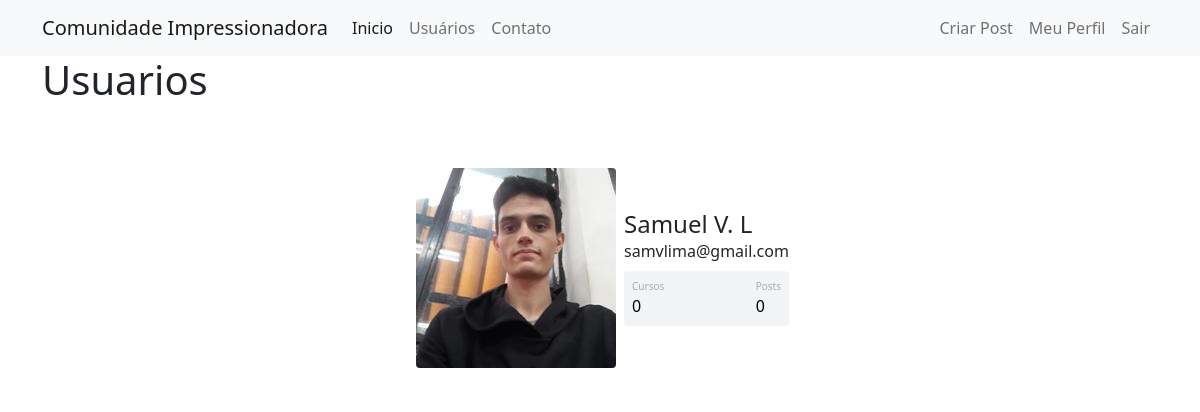
The app's page /lista-usuarios (signed in), older data.
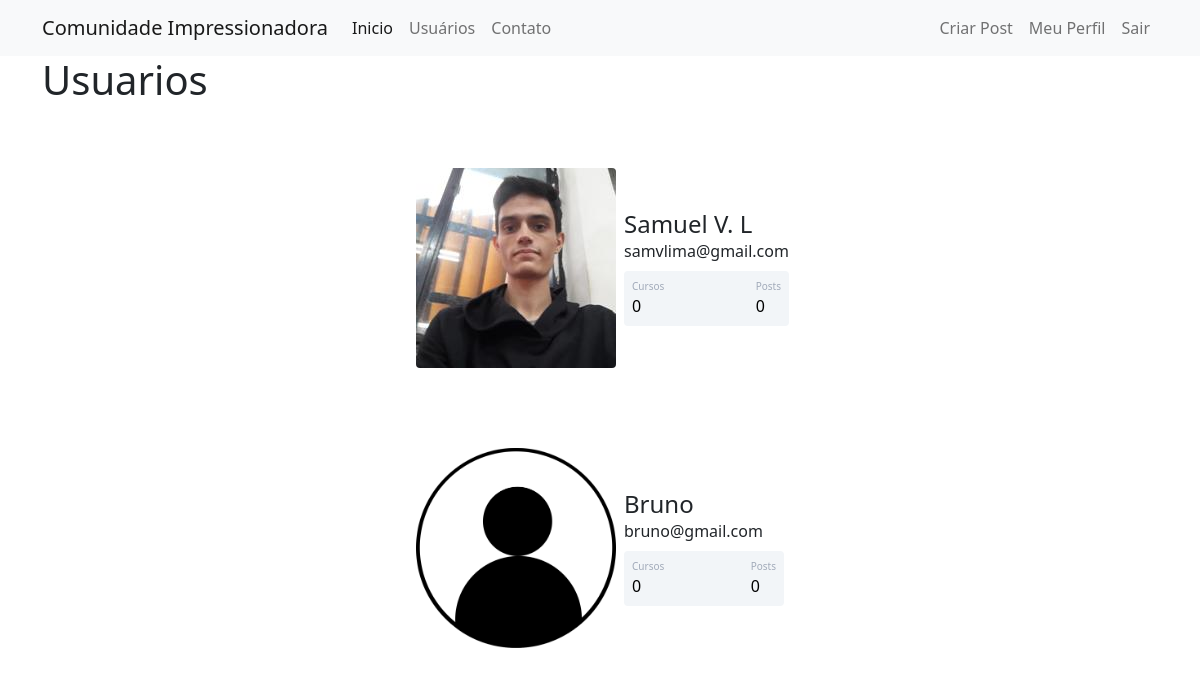
The same page, newer data.
### comunidadeimpressionadora/models.py (models this page shows)
class User(database.Model, UserMixin):
    id = database.Column(database.Integer, primary_key=True)
    username = database.Column(database.String, nullable=False)
    email = database.Column(database.String, nullable=False, unique=True)
    password = database.Column(database.String, nullable=False)
    user_photo = database.Column(database.String, default='default.jpg', nullable=False)
    posts = database.relationship('Post', backref='owner', lazy=True)
    courses = database.Column(database.String, nullable=False, default='Não informado')

### comunidadeimpressionadora/routes.py (the view)
@app.route("/lista-usuarios")
@login_required
def users():
    lista_usuarios = User.query.all()
    return render_template('usuarios.html', lista_usuarios=lista_usuarios)

### comunidadeimpressionadora/models.py (called while the page is built)
@login_manager.user_loader
def load_user(id_user):
    return User.query.get(int(id_user))

### comunidadeimpressionadora/templates/usuarios.html (shortened to what this page needs)
{% extends 'base.html' %}
{% block body %}
    <div class="container">
        <h1>Usuarios</h1>
        {% for usuario in lista_usuarios%}
            <div class="container mt-5 d-flex justify-content-center">
                <div class="card p-3">
                    <div class="d-flex align-items-center">
                            <div class="image pe-2"> <img src="{{url_for('static', filename='imgs_perfil/{}'.format(usuario.user_photo))}}" class="rounded" width="200"> </div>
                            <div class="ml-3 w-100">
                                <h4 class="mb-0 mt-0">{{usuario.username}}</h4> <span>{{usuario.email}}</span>
                                <div class="p-2 mt-2 bg-primary d-flex justify-content-between rounded text-white stats">
                                    {% if 'Não informado' in usuario.courses %}
                                        <div class="d-flex flex-column"> <span class="articles">Cursos</span> <span class="number1">0</span> </div>
                                    {% else %}
                                        <div class="d-flex flex-column"> <span class="articles">Cursos</span> <span class="number1">{{usuario.courses.count(';') + 1}}</span> </div>
                                    {% endif %}
                                    <div class="d-flex flex-column"> <span class="rating">Posts</span> <span class="number3">0</span> </div>
                                </div>
                            </div>
                    </div>
                </div>
            </div>
        {% endfor %}
    </div>
{% endblock %}

### comunidadeimpressionadora/templates/base.html (shortened to what this page needs)
<!DOCTYPE html>
<html lang="en">
<head>
    <link href="https://cdn.jsdelivr.net/npm/bootstrap@5.1.3/dist/css/bootstrap.min.css" rel="stylesheet">
    <link rel="stylesheet" type="text/css" href="{{url_for('static',filename='main.css')}}">
</head>
<body>
    {% include 'navbar.html'%}
    {% block body %}
    {% endblock %}
</body>
</html>

### comunidadeimpressionadora/templates/navbar.html (shortened to what this page needs)
<nav class="navbar navbar-expand-lg navbar-light bg-light">
  <div class="container-fluid container">
    <a class="navbar-brand" href="{{url_for('home')}}">Comunidade Impressionadora</a>
    <div class="collapse navbar-collapse" id="navbarSupportedContent">
      <ul class="navbar-nav me-auto mb-2 mb-lg-0">
        <li class="nav-item">
          <a class="nav-link active" aria-current="page" href="{{url_for('home')}}">Inicio</a>
        </li>
        <li class="nav-item">
          <a class="nav-link" href="{{url_for('users')}}">Usuários</a>
        </li>
        <li class="nav-item">
          <a class="nav-link" href="{{url_for('contact')}}">Contato</a>
        </li>
      </ul>
      <ul class="navbar-nav d-flex">
        {% if current_user.is_authenticated %}
            <li class="nav-item">
              <a class="nav-link" href="{{ url_for('create_post') }}">Criar Post</a>
            </li>
            <li class="nav-item">
              <a class="nav-link" href="{{ url_for('perfil') }}">Meu Perfil</a>
            </li>
            <li class="nav-item">
              <a class="nav-link" href="{{ url_for('logout') }}">Sair</a>
            </li>
        {% endif %}
      </ul>
    </div>
  </div>
</nav>

### comunidadeimpressionadora/static/main.css (style rules this page uses)
.card { width: 400px; border: none; border-radius: 10px; background-color: #fff }
.stats { background: #f2f5f8 !important; color: #000 !important }
.articles { font-size: 10px; color: #a1aab9 }
.number1 { font-weight: 500 }
.rating { font-size: 10px; color: #a1aab9 }
.number3 { font-weight: 500 }

Row changes from the older to the newer data that the page shows:
added User: user_photo (placeholder picture), username "Bruno", email "bruno@gmail.com", courses "Cursos"
